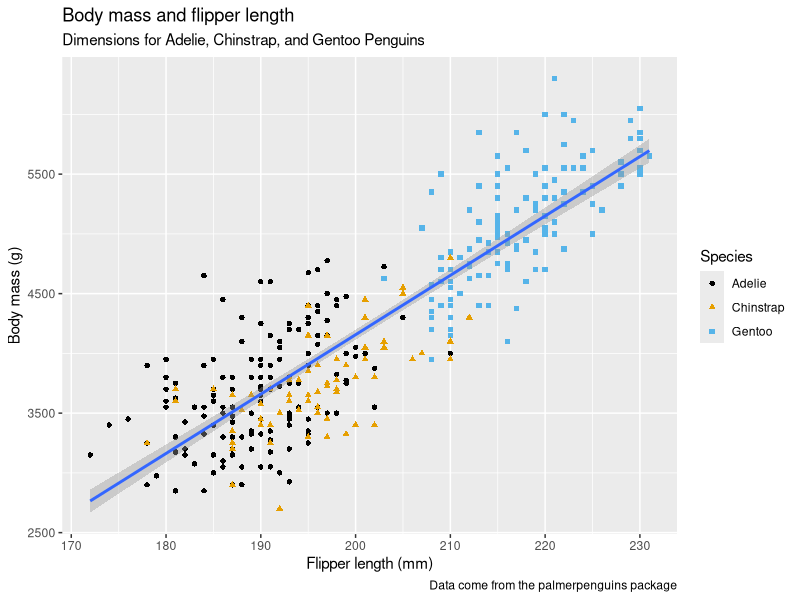
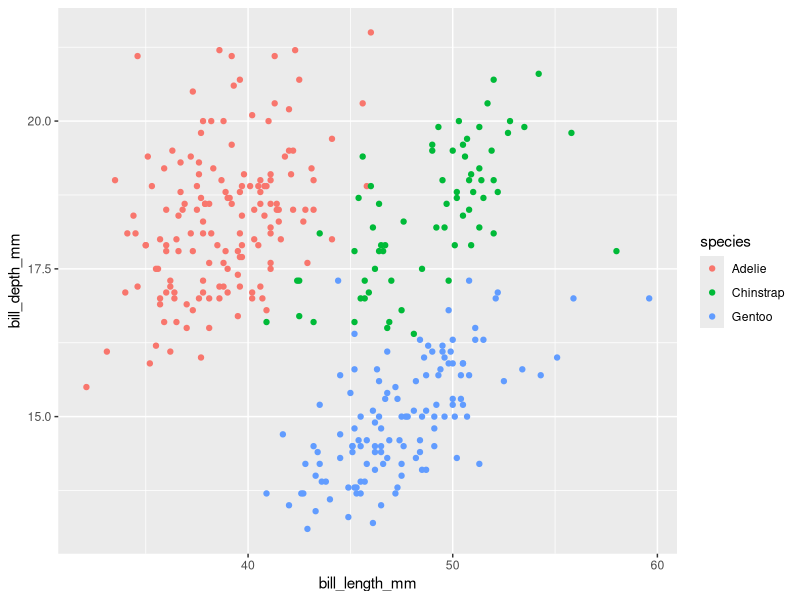
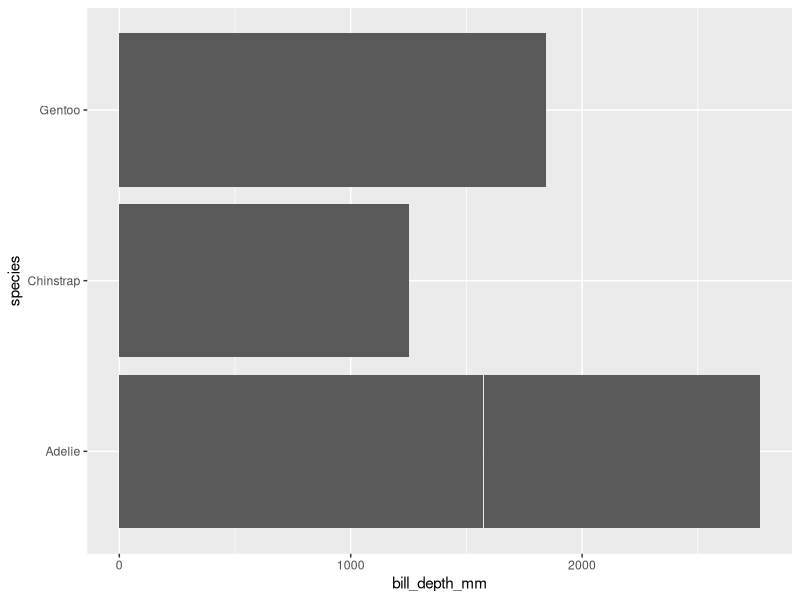
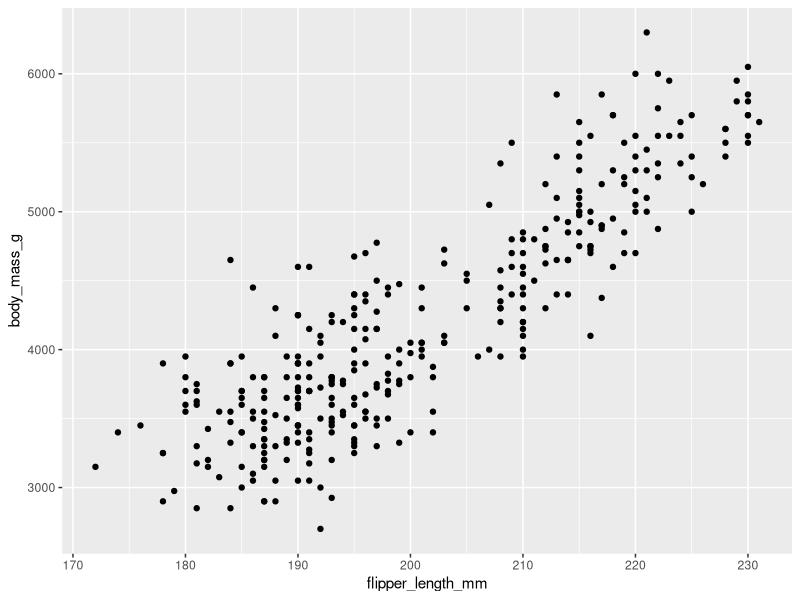
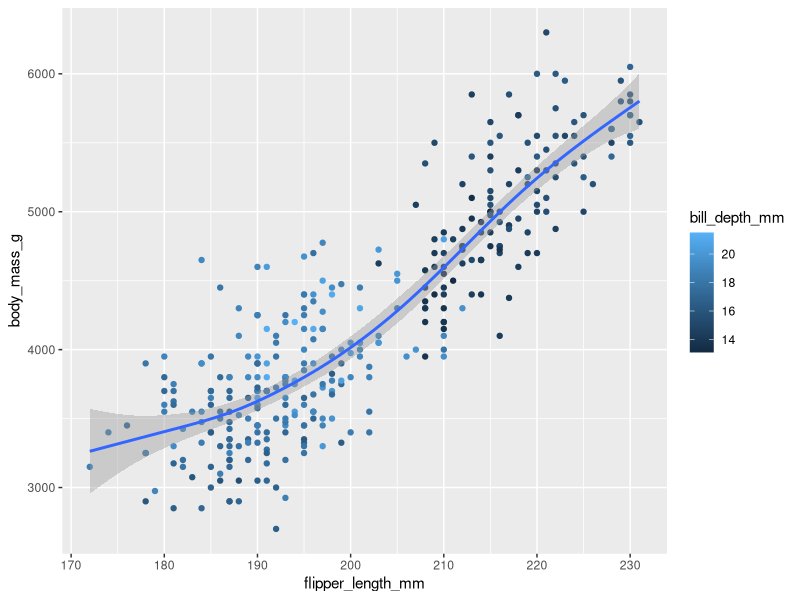
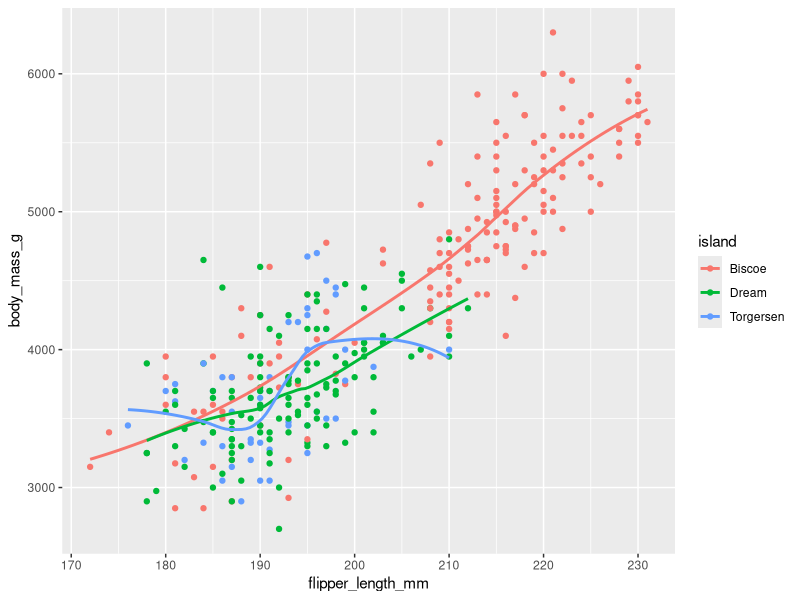

The R script that drew these images, in order:
#install.packages("tidyverse")
#install.packages("palmerpenguins")
#install.packages("ggthemes")

library(tidyverse)

library(palmerpenguins)
library(ggthemes)

# Generating a plot 
ggplot(
  data=penguins, # Data source
  mapping = aes(x = flipper_length_mm, y = body_mass_g) # Indication of which variables go to each axis
) + 
  geom_point(mapping = aes(color = species, shape = species)) +
  geom_smooth(method = "lm") +
  labs(
    title = "Body mass and flipper length",
    subtitle = "Dimensions for Adelie, Chinstrap, and Gentoo Penguins",
    x = "Flipper length (mm)", y = "Body mass (g)",
    color ="Species", shape = "Species",
    caption = "Data come from the palmerpenguins package"
  ) +
  scale_color_colorblind()

# Excercises
# 1.
penguins # 344*8
# 3.
ggplot(
 data = penguins,
 mapping = aes(x = bill_length_mm, y = bill_depth_mm)
) +
  geom_point(mapping = aes(color = species))
# 4.
ggplot(
  data = penguins,
  mapping = aes(x = bill_depth_mm, y = species)
) + 
  geom_col()
# 5.there's no mapping, no indication of axis and specific data
# 6.
ggplot(
  data = penguins,
  mapping = aes(x = flipper_length_mm, y = body_mass_g) )+
    geom_point(na.rm = TRUE)

# 8.
ggplot(
  data = penguins,
  mapping = aes(x = flipper_length_mm, y = body_mass_g)
) +
  geom_point(mapping = aes(color = bill_depth_mm)) +
  geom_smooth(method = "gam")

# 9.
ggplot(
  data = penguins,
  mapping = aes(x = flipper_length_mm, y = body_mass_g, color = island)
) +
  geom_point() +
  geom_smooth(se = FALSE)
